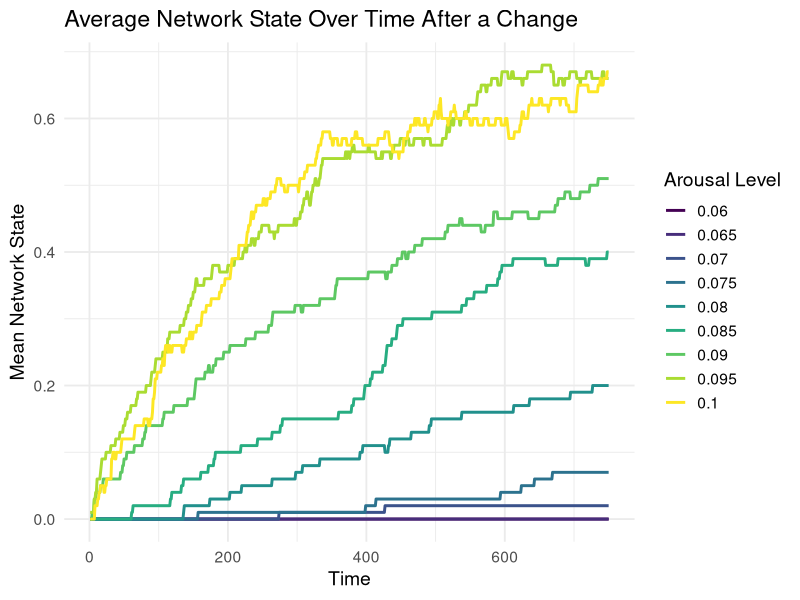

R code for this plot:
library(ggplot2)
library(viridis)
library(dplyr)

#---------------------------
# Simulation Functions
#---------------------------

simulate_network <- function(n_trials, initial_state, input_signals, feedforward_weights, recurrent_weights) {
  state_history <- numeric(n_trials)
  state <- initial_state
  for (t in 1:n_trials) {
    input_signal <- input_signals[t, ]
    net_input <- feedforward_weights %*% input_signal + recurrent_weights[state, ]
    state <- which.max(net_input)
    state_history[t] <- state
  }
  state_history
}

generate_input_signals <- function(n_time_points, correct_states, noise_level) {
  input_signals <- matrix(rnorm(2 * n_time_points, mean = 0, sd = noise_level), 
                          nrow = n_time_points, ncol = 2)
  for (t in 1:n_time_points) {
    # Boost the signal for the correct state 
    input_signals[t, correct_states[t]] <- input_signals[t, correct_states[t]] + 1
  }
  input_signals
}

#---------------------------
# Aggregated Simulation Function
#---------------------------

run_simulation_batch_aggregated <- function(arousal_levels, noise_levels, n_runs, n_time_points,
                                            feedforward_weights, recurrent_weights) {
  aggregated_results <- data.frame()
  for (noise in noise_levels) {
    for (arousal in arousal_levels) {
      scaled_feedforward_weights <- feedforward_weights * arousal
      sum_states <- numeric(n_time_points)
      for (run in 1:n_runs) {
        correct_states <- rep(2, n_time_points)
        input_signals <- generate_input_signals(n_time_points, correct_states, noise)
        state_history <- simulate_network(n_time_points, initial_state = 1,
                                          input_signals, scaled_feedforward_weights, recurrent_weights)
        sum_states <- sum_states + state_history
      }
      batch_df <- data.frame(Time = 1:n_time_points,
                             Arousal = arousal,
                             Noise = noise,
                             SumState = sum_states,
                             Count = n_runs)
      aggregated_results <- rbind(aggregated_results, batch_df)
    }
  }
  aggregated_results
}

#---------------------------
# Function to Combine Aggregated Results
#---------------------------

combine_aggregated_results <- function(agg1, agg2) {
  combined <- full_join(agg1, agg2, by = c("Time", "Arousal", "Noise"), suffix = c(".1", ".2"))
  combined <- combined %>%
    mutate(SumState = coalesce(SumState.1, 0) + coalesce(SumState.2, 0),
           Count = coalesce(Count.1, 0) + coalesce(Count.2, 0),
           MeanState = SumState / Count) %>%
    dplyr::select(Time, Arousal, Noise, SumState, Count, MeanState)
  combined
}

#---------------------------
# Parameters and Weight Matrices
#---------------------------

feedforward_weights <- matrix(c(1, 0,
                                0, 1), nrow = 2, byrow = TRUE)
recurrent_weights <- matrix(c(1, -1,
                              -1, 1), nrow = 2, byrow = TRUE)

# Simulation parameters
arousal_levels <- c(0.06, 0.065, 0.07, 0.075, 0.08, 0.085, 0.09, 0.095, 0.1)
noise_levels <- c(5)
n_time_points <- 750

#---------------------------
# Run Simulation in Batches
#---------------------------

n_runs_batch1 <- 50
agg_batch1 <- run_simulation_batch_aggregated(arousal_levels, noise_levels, n_runs_batch1, n_time_points,
                                              feedforward_weights, recurrent_weights)


n_runs_batch2 <- 50
agg_batch2 <- run_simulation_batch_aggregated(arousal_levels, noise_levels, n_runs_batch2, n_time_points,
                                              feedforward_weights, recurrent_weights)

combined_agg <- combine_aggregated_results(agg_batch1, agg_batch2)

#---------------------------
# Plotting
#---------------------------

plot_agg <- ggplot(combined_agg, aes(x = Time, y = MeanState-1, color = factor(Arousal), group = Arousal)) +
  geom_line(size = 1) +
  theme_minimal(base_size = 14) +
  scale_color_viridis(discrete = TRUE) +
  labs(title = "Average Network State Over Time After a Change",
       x = "Time",
       y = "Mean Network State",
       color = "Arousal Level")

print(plot_agg)
